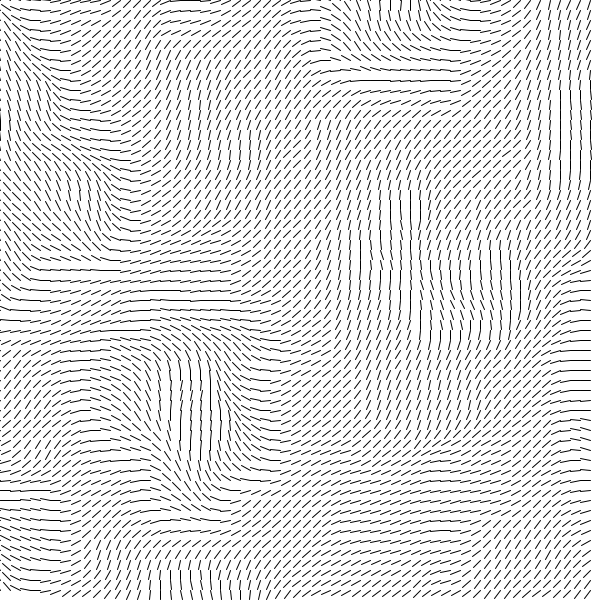
Frame 1 (no input)
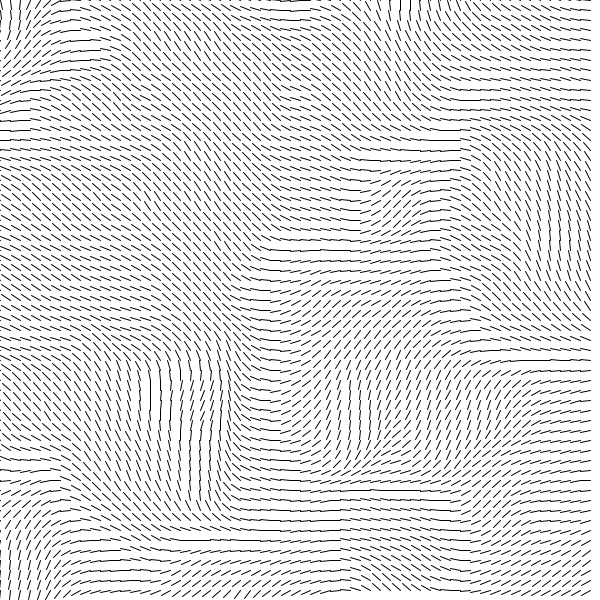
Frame 60 (the mouse pressed at the canvas centre just before this capture)
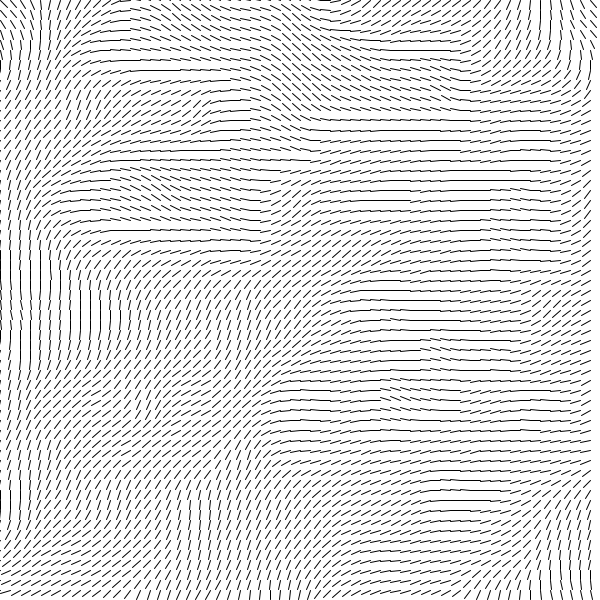
Frame 120 (the mouse held since frame 60 and released just before this capture)

The Processing sketch that drew these frames (run headless with seeded random() and noise(); from frame 60 on, the mouse is pressed at the canvas centre):

// Processing sketch: Vector_Field
// ── Vector_Field.pde
//number of rows and columns for vector fields
int rows, cols;

//number of pixels per cell
int scale = 10;

//time variable
float zOff = 0;

//how much the noise values are allowed to change on the grid
float inc = 0.05;
//how fast we move through time
float timeInc = 0.05;

void setup(){
  size(600,600); 
  cols = width/scale;
  rows = height/scale;
}

void draw(){
  background(255); 
  fill(0);
  float xOff = 0;
  for(int x =0; x < cols; x++){
    float yOff = 0;
    for(int y = 0; y < rows; y++){
      float a = noise(xOff,yOff,zOff) * TWO_PI;
      PVector v = PVector.fromAngle(a);
      
      push();
      translate(x*scale,y*scale);  //moves the grid
      rotate(v.heading());  //rotates the grid //returns direction of the vector
      line(0,0,scale,0);  //creates a line between the two coordinates
      pop();
      
      yOff += inc;
    }
    xOff += inc;
  }
  zOff += timeInc;
}
